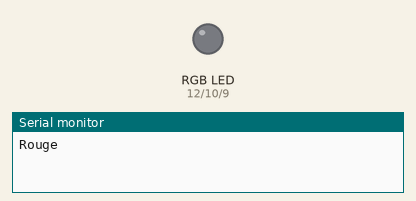
This sketch was run on a simulated Arduino Uno, built with avr-gcc and run on an emulated ATmega328P. Parts: an RGB LED mixed from three pins (HIGH = lit), the last lines printed to the serial monitor. Dim RGB values are drawn brighter than linear.

Above: at 0.05 s.
At 0.35 s:
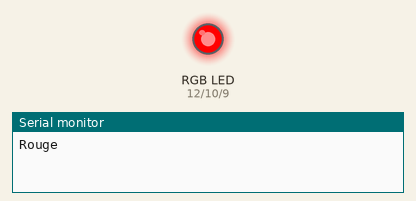
At 0.65 s:
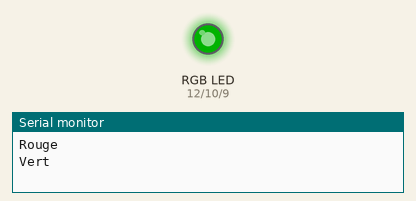
At 1.15 s:
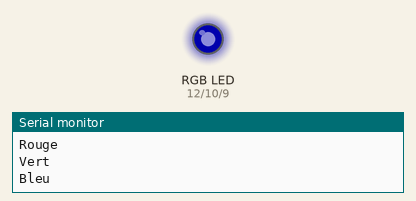
At 1.5 s:
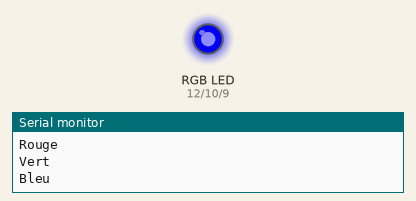
At 2.3 s:
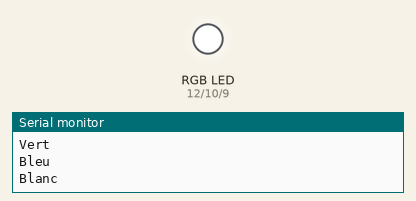
Timing chart, 0 to 5.4 s (numbered marks = the images above):
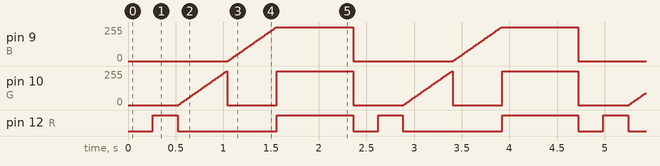

The sketch:

rgb-led-uno.ino
```cpp
// Test LED RGB (cathode commune) : fondu sur chaque canal PWM.
const int R = 12, G = 10, B = 9;

void setup() {
  Serial.begin(115200);
}

void fondu(int broche, const char* nom) {
  Serial.println(nom);
  for (int v = 0; v <= 255; v += 5) { analogWrite(broche, v); delay(10); }
  analogWrite(broche, 0);
}

void loop() {
  fondu(R, "Rouge");
  fondu(G, "Vert");
  fondu(B, "Bleu");
  // Blanc : les trois canaux ensemble.
  analogWrite(R, 255); analogWrite(G, 255); analogWrite(B, 255);
  Serial.println("Blanc");
  delay(800);
  analogWrite(R, 0); analogWrite(G, 0); analogWrite(B, 0);
}
```

Measured:
- by itself, pin 9 (B): ramps from 0/255 to 255/255 and jumps back, once every 2.4 s
- by itself, pin 10 (G): moves between 0/255 and 255/255, repeating every 2.4 s
- by itself, pin 12 (R): repeats every 2.4 s: LOW 1.0 s, HIGH 0.80 s, LOW 0.26 s, HIGH 0.26 s
